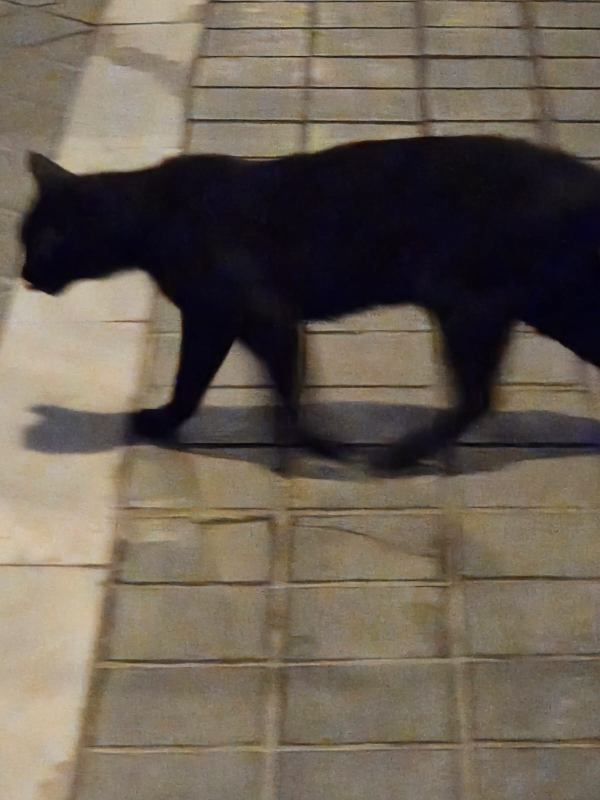
#> input picture ref_images/cat.jpg, 1200 x 1600 px (shown at 1/2 size)
$ python create_gift.py ref_images
#> lines starting #> are read from the running program, lines starting #| are printed output that depends on the picture
import os
import argparse
from PIL import Image
import imageio.v2 as imageio
import numpy as np

def create_gif_from_directory(
    directory,
    output_filename="output.gif",
    rows=1,
    cols=1,
    canvas_width=800,
    canvas_height=600,
    image_size=(300, 200),
    frame_duration=0.5,
    loop=0
):
#> called with directory = 'ref_images', output_filename = 'output.gif', rows = 3, cols = 3, canvas_width = 800, canvas_height = 600, image_size = (300, 200), frame_duration = 0.5
    if not os.path.isdir(directory):
        print(f"Error: Directory '{directory}' not found.")
        return

    image_files = [
        os.path.join(directory, f)
        for f in os.listdir(directory)
        if f.lower().endswith(('.png', '.jpg', '.jpeg', '.gif', '.bmp'))
    ]

    if not image_files:
        print(f"No images found in directory '{directory}'.")
        return

    frames = []

    images_per_page = rows * cols
    cell_width = canvas_width // cols
    cell_height = canvas_height // rows

    target_width, target_height = image_size

    num_pages = (len(image_files) + images_per_page - 1) // images_per_page

    for page_index in range(num_pages):
        canvas = Image.new('RGB', (canvas_width, canvas_height), (255, 255, 255))
#> canvas: PIL image 800x600 RGB; every value is 255
        start_index = page_index * images_per_page

        for r in range(rows):
            for c in range(cols):
                current_image_index = start_index + r * cols + c

                if current_image_index < len(image_files):
                    try:
                        img_path = image_files[current_image_index]
                        img = Image.open(img_path).convert('RGB')
#> img is the input picture: PIL image 1200x1600 RGB; mean R, G, B 105.5, 95.3, 83.5

                        # --- CORRECCIÓN DE PROPORCIÓN (FIT/ENCAJAR) ---
                        original_width, original_height = img.size
#> original_width = 1200; original_height = 1600
                        width_ratio = target_width / original_width
#> width_ratio = 0.25
                        height_ratio = target_height / original_height
#> height_ratio = 0.125
                        fit_ratio = min(width_ratio, height_ratio)
#> fit_ratio = 0.125
                        new_width = int(original_width * fit_ratio)
#> new_width = 150
                        new_height = int(original_height * fit_ratio)
#> new_height = 200
                        img_resized = img.resize((new_width, new_height), Image.LANCZOS)
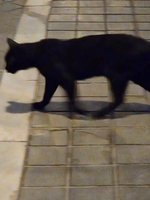
#> img_resized: PIL image 150x200 RGB; mean R, G, B 105.5, 95.3, 83.5

                        # --- CÁLCULO DE POSICIÓN Y CENTRADO EN LA CELDA ---
                        cell_x = c * cell_width
                        cell_y = r * cell_height
                        x_offset = cell_x + (cell_width - new_width) // 2
#> x_offset = 58
                        y_offset = cell_y + (cell_height - new_height) // 2
#> y_offset = 0

                        canvas.paste(img_resized, (x_offset, y_offset))
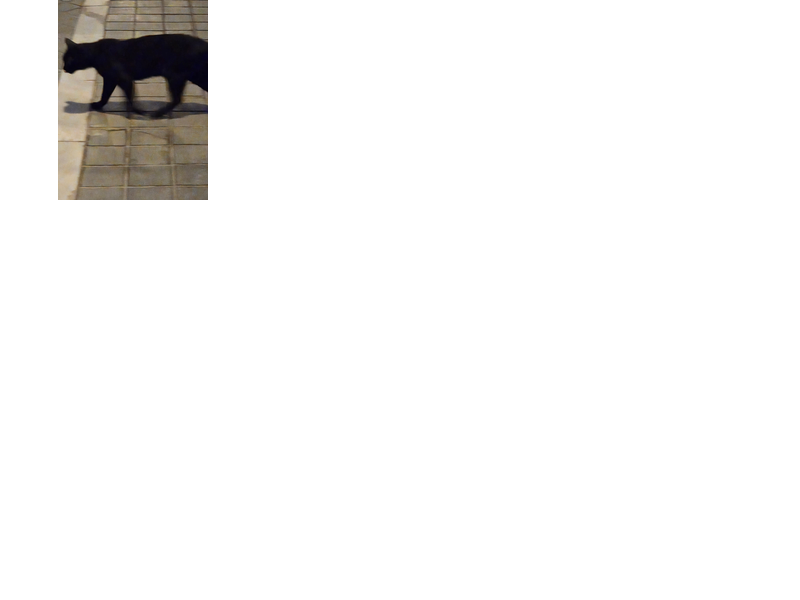
#> canvas: PIL image 800x600 RGB; mean R, G, B 245.7, 245, 244.3
                    except Exception as e:
                        print(f"No se pudo procesar la imagen {image_files[current_image_index]}: {e}")

        frames.append(np.array(canvas)) # ⬅️ ¡CORRECCIÓN APLICADA!

    if not frames:
        print("No se pudieron crear frames para el GIF.")
        return

    # Guardar el GIF
    try:
        # imageio recibe ahora la lista de arrays de píxeles (NumPy)
        durations_list = [frame_duration] * len(frames)
        imageio.mimsave(output_filename, frames, duration=durations_list, loop=loop)
        print(f"GIF '{output_filename}' creado exitosamente con {len(frames)} frames/páginas.")
    except Exception as e:
        print(f"Error al guardar el GIF: {e}")

if __name__ == "__main__":
    parser = argparse.ArgumentParser(description="Crea un GIF animado a partir de imágenes en un directorio.")
    parser.add_argument("directory", type=str, help="Ruta al directorio de las imágenes.")
    parser.add_argument("--output", type=str, default="output.gif", help="Nombre del archivo GIF de salida.")
    parser.add_argument("--rows", type=int, default=3, help="Número de filas en la cuadrícula del canvas.")
    parser.add_argument("--cols", type=int, default=3, help="Número de columnas en la cuadrícula del canvas.")
    parser.add_argument("--canvas_width", type=int, default=800, help="Ancho del lienzo del GIF.")
    parser.add_argument("--canvas_height", type=int, default=600, help="Alto del lienzo del GIF.")
    parser.add_argument("--image_width", type=int, default=300, help="Ancho al que se redimensionará cada imagen para el frame.")
    parser.add_argument("--image_height", type=int, default=200, help="Alto al que se redimensionará cada imagen para el frame.")
    parser.add_argument("--duration", type=float, default=0.5, help="Duración de cada frame en segundos.")
    parser.add_argument("--loop", type=int, default=0, help="Número de veces que el GIF debe repetirse. 0 para infinito.")

    args = parser.parse_args()

    # Combinamos image_width y image_height en una tupla para image_size
    image_size_tuple = (args.image_width, args.image_height)

    # Llama a la función principal con los argumentos
    create_gif_from_directory(
        args.directory,
        output_filename=args.output,
        rows=args.rows,
        cols=args.cols,
        canvas_width=args.canvas_width,
        canvas_height=args.canvas_height,
        image_size=image_size_tuple,
        frame_duration=args.duration,
        loop=args.loop
    )

$ run again, on ref_images/ojo.jpg
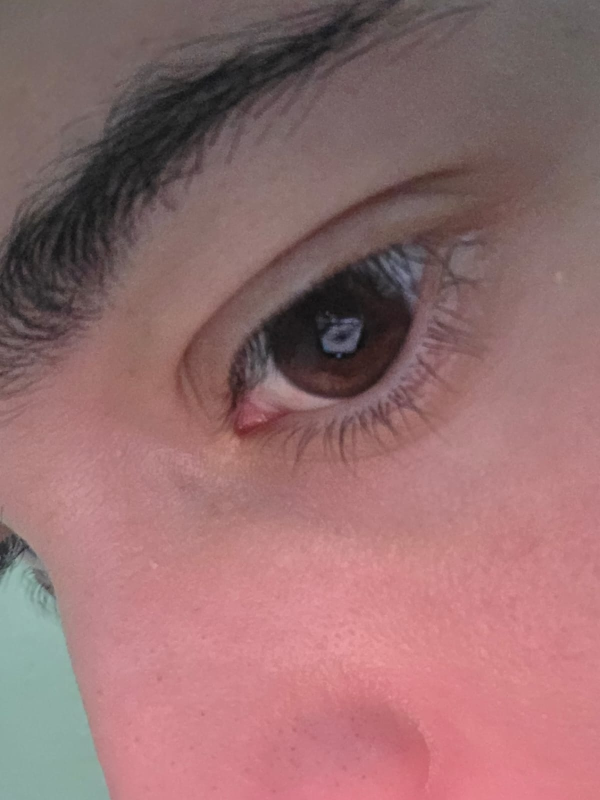
#> input picture ref_images/ojo.jpg, 1200 x 1600 px (shown at 1/2 size)
#> in create_gif_from_directory, img is the input picture: PIL image 1200x1600 RGB; mean R, G, B 149, 109.6, 110.9
#> in create_gif_from_directory, `img_resized = img.resize((new_width, new_height), Image.LANCZOS)`:
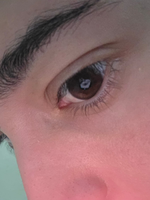
#> img_resized: PIL image 150x200 RGB; mean R, G, B 149, 109.6, 110.9
#> in create_gif_from_directory, `canvas.paste(img_resized, (x_offset, y_offset))`:
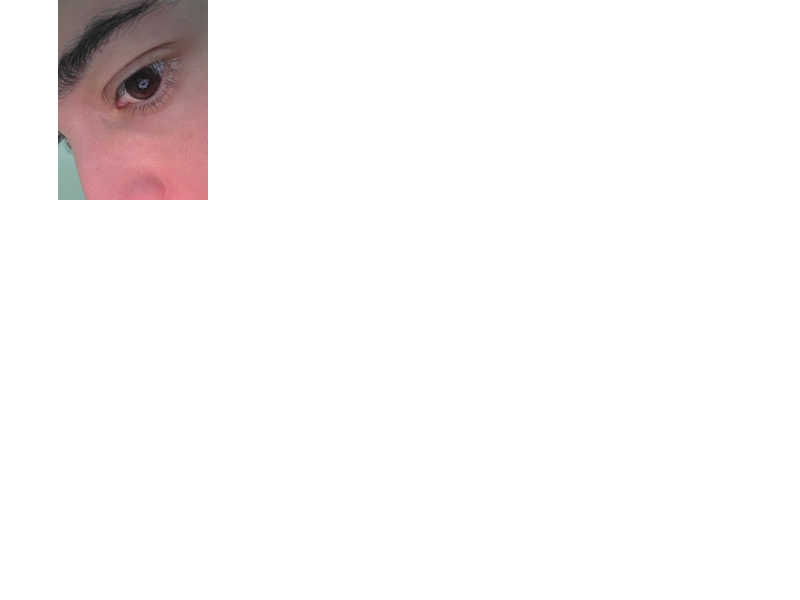
#> canvas: PIL image 800x600 RGB; mean R, G, B 248.4, 245.9, 246

$ run again, on ref_images/landscape1.png
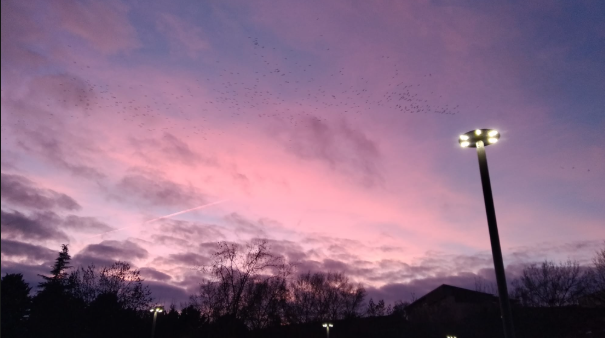
#> input picture ref_images/landscape1.png, 605 x 338 px
#> in create_gif_from_directory, `canvas.paste(img_resized, (x_offset, y_offset))`:
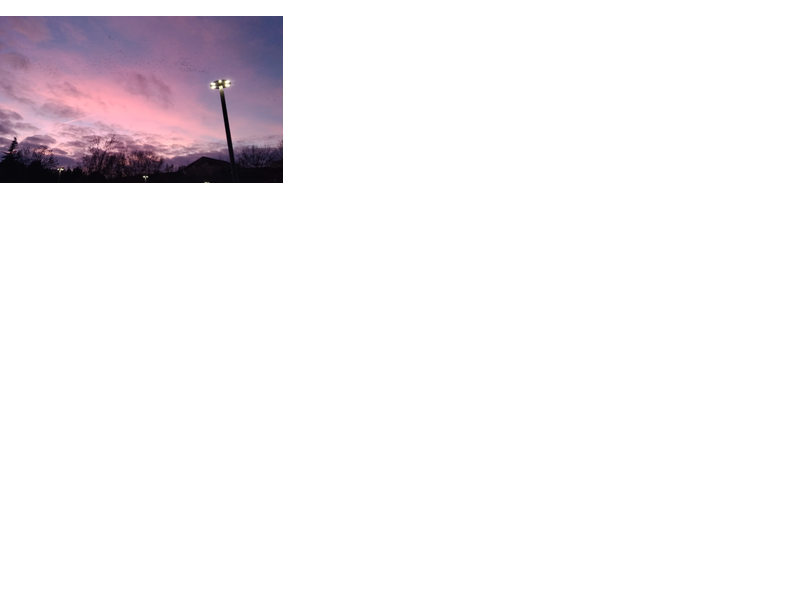
#> canvas: PIL image 800x600 RGB; mean R, G, B 243.8, 240.6, 243.1

$ run again, on ref_images/landscape2.png
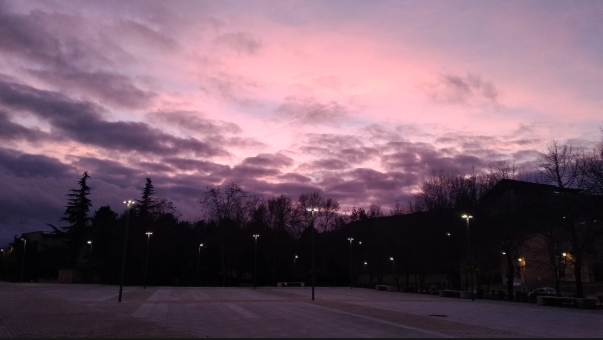
#> input picture ref_images/landscape2.png, 603 x 340 px
#> in create_gif_from_directory, `canvas.paste(img_resized, (x_offset, y_offset))`:
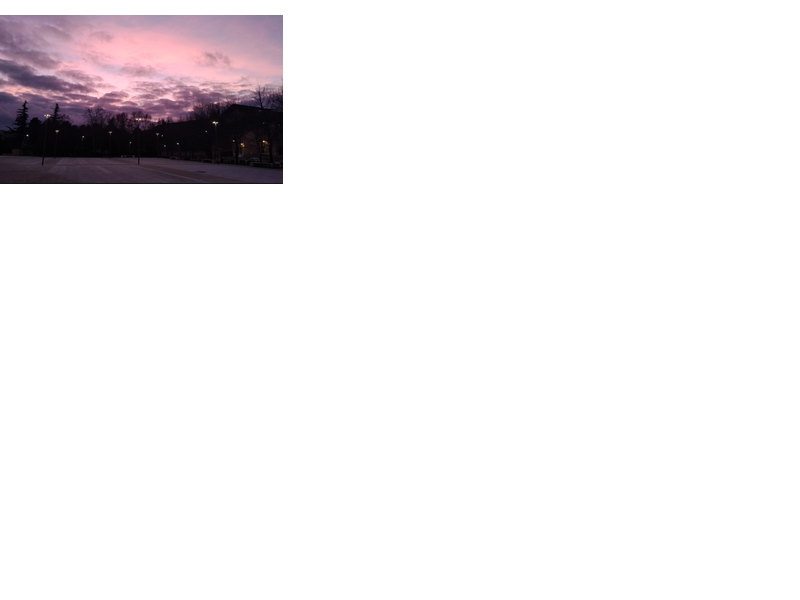
#> canvas: PIL image 800x600 RGB; mean R, G, B 241.5, 238.8, 240.3
